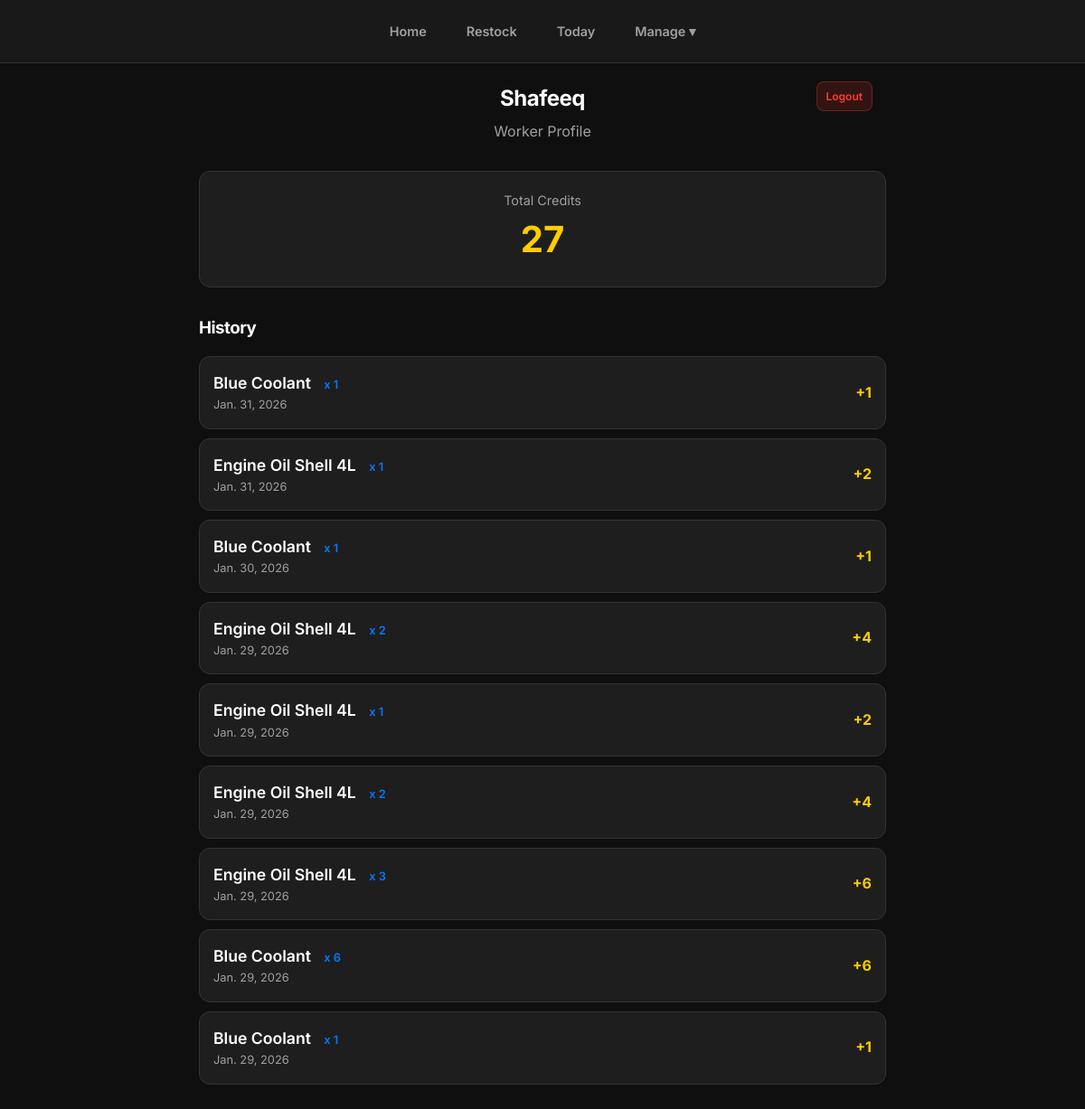
Page /profile/ (signed in) on the earlier database version.
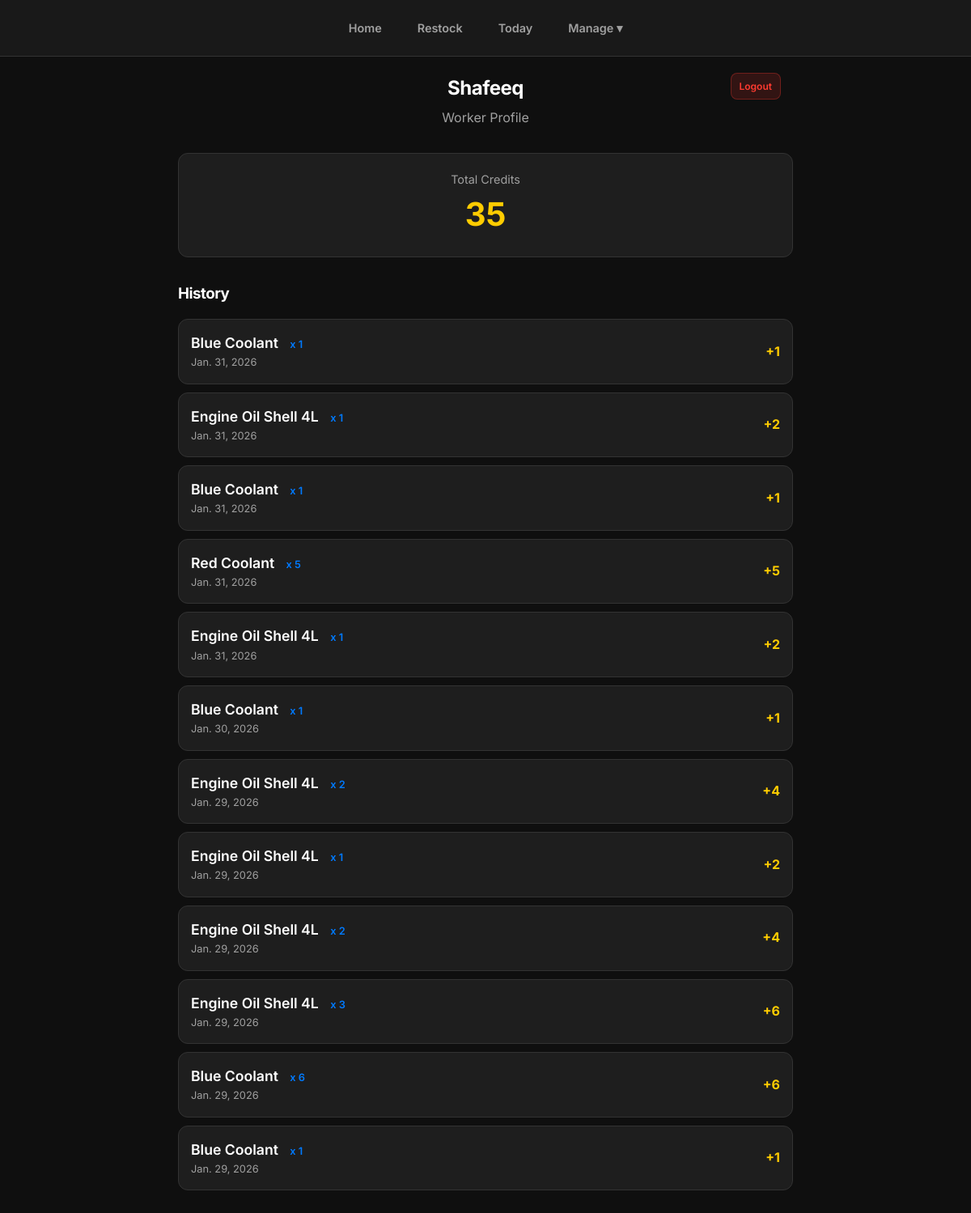
Same page on the later database version.
### consumables/models.py (models this page shows, shortened)
class ConsumptionRecord(models.Model):
    user = models.ForeignKey(User, on_delete=models.CASCADE)
    item = models.ForeignKey(Item, on_delete=models.CASCADE)
    quantity = models.IntegerField()
    date = models.DateField(default=timezone.now)
    timestamp = models.DateTimeField(auto_now_add=True)
    def total_credits(self):
        return self.quantity * self.item.score

class Item(models.Model):
    category = models.ForeignKey(Category, related_name='items', on_delete=models.CASCADE)
    subcategory = models.ForeignKey(SubCategory, related_name='items', on_delete=models.SET_NULL, null=True, blank=True)
    name = models.CharField(max_length=200)
    average_stock = models.IntegerField(default=0, help_text="Ideal stock level for calculation")
    current_stock = models.IntegerField(default=0)
    score = models.IntegerField(default=1, help_text="Credits earned per unit taken")

### consumables/views.py (the view)
# urls.py: path('profile/', views.profile, name='profile'),
@login_required
@login_required
def profile(request, user_id=None):
    if user_id and request.user.is_superuser:
        profile_user = get_object_or_404(User, pk=user_id)
    else:
        profile_user = request.user
    user_records = ConsumptionRecord.objects.filter(user=profile_user).order_by('-date')
    total_credits = sum(r.total_credits() for r in user_records)
    return render(request, 'consumables/profile.html', {
        'records': user_records,
        'total_credits': total_credits,
        'profile_user': profile_user
    })

### consumables/templates/consumables/profile.html (shortened to what this page needs)
{% extends 'consumables/base.html' %}
{% block content %}
<div style="text-align: center; margin-bottom: 30px; position: relative;">
    {% if profile_user == request.user %}
    <a href="{% url 'logout' %}" onclick="return confirm('Logout?')" class="profile-logout-btn">
        Logout
    </a>
    {% endif %}
    <h2 style="margin-bottom: 5px;">{{ profile_user.first_name|default:profile_user.username }}</h2>
    <div style="color: var(--text-secondary);">
        {% if profile_user.is_superuser %}Admin{% else %}Worker{% endif %} Profile
    </div>
</div>
<div
    style="background: var(--card-bg); padding: 20px; border-radius: 12px; text-align: center; margin-bottom: 30px; border: 1px solid var(--border-color);">
    <div style="font-size: 0.9rem; color: var(--text-secondary);">Total Credits</div>
    <div style="font-size: 2.5rem; font-weight: 700; color: var(--accent-yellow);">{{ total_credits }}</div>
</div>
<h3>History</h3>
{% for record in records %}
<div class="item-card">
    <div class="item-info">
        <div class="item-name">{{ record.item.name }}
            <span style="font-size: 0.8rem; color: var(--accent-blue); margin-left: 10px;">
                x {{ record.quantity }}
            </span>
        </div>
        <div class="item-stock">{{ record.date }}</div>
    </div>
    <div style="color: var(--accent-yellow); font-weight: bold;">
        +{{ record.total_credits }}
    </div>
</div>
{% endfor %}
{% endblock %}

Differences in the rows shown:
added ConsumptionRecord: item.name "Blue Coolant", quantity "1", date "Jan. 31, 2026", total_credits "1"
added ConsumptionRecord: item.name "Red Coolant", quantity "5", date "Jan. 31, 2026", total_credits "5"
added ConsumptionRecord: item.name "Engine Oil Shell 4L", quantity "1", date "Jan. 31, 2026", total_credits "2"
Other differences:
{{ total_credits }}: "27" → "35"
